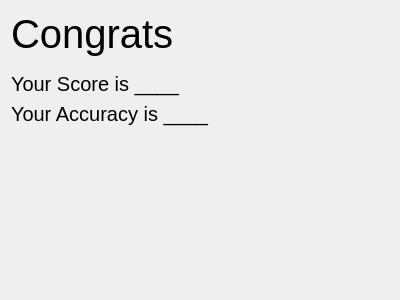
<?xml version="1.0" encoding="UTF-8"?>
<ui version="4.0">
 <class>Scoring</class>
 <widget class="QDialog" name="Scoring">
  <property name="geometry">
   <rect>
    <x>0</x>
    <y>0</y>
    <width>400</width>
    <height>300</height>
   </rect>
  </property>
  <property name="windowTitle">
   <string>Dialog</string>
  </property>
  <property name="styleSheet">
   <string notr="true"/>
  </property>
  <layout class="QFormLayout" name="formLayout">
   <item row="0" column="0">
    <widget class="QLabel" name="label">
     <property name="styleSheet">
      <string notr="true">font-size: 40px;</string>
     </property>
     <property name="text">
      <string>Congrats</string>
     </property>
    </widget>
   </item>
   <item row="2" column="0">
    <widget class="QLabel" name="label_2">
     <property name="styleSheet">
      <string notr="true">font-size: 20px;</string>
     </property>
     <property name="text">
      <string>Your Score is ____</string>
     </property>
    </widget>
   </item>
   <item row="1" column="0">
    <widget class="Line" name="line">
     <property name="orientation">
      <enum>Qt::Horizontal</enum>
     </property>
    </widget>
   </item>
   <item row="3" column="0">
    <widget class="QLabel" name="label_3">
     <property name="styleSheet">
      <string notr="true">font-size: 20px;
</string>
     </property>
     <property name="text">
      <string>Your Accuracy is ____</string>
     </property>
    </widget>
   </item>
  </layout>
 </widget>
 <resources/>
 <connections/>
</ui>
